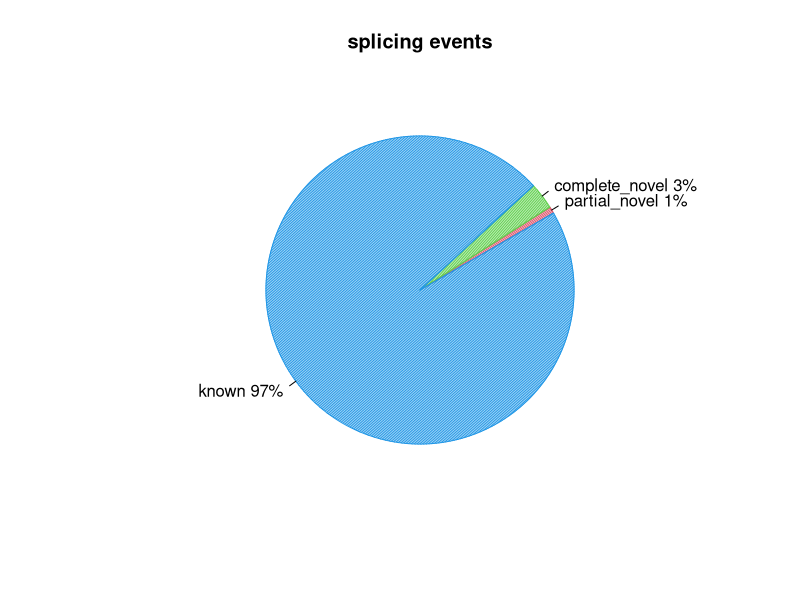
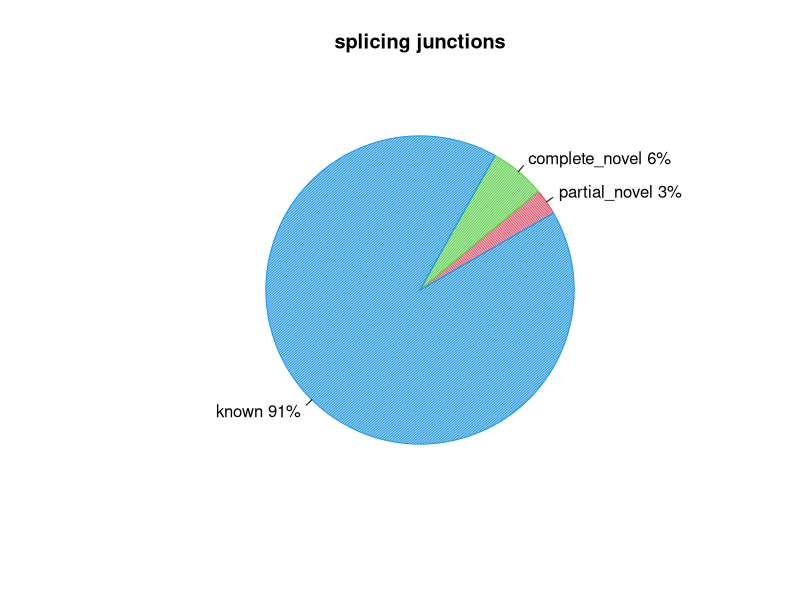

Write the R code that produced these figures, in order.
pdf("output/test.splice_events.pdf")
events=c(0.708,2.790,96.502)
pie(events,col=c(2,3,4),init.angle=30,angle=c(60,120,150),density=c(70,70,70),main="splicing events",labels=c("partial_novel 1%","complete_novel 3%","known 97%"))
dev.off()
pdf("output/test.splice_junction.pdf")
junction=c(2.699,5.857,91.444)
pie(junction,col=c(2,3,4),init.angle=30,angle=c(60,120,150),density=c(70,70,70),main="splicing junctions",labels=c("partial_novel 3%","complete_novel 6%","known 91%"))
dev.off()
